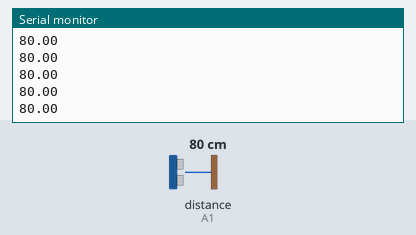
A sketch run on a simulated Arduino Uno, built with avr-gcc and run on an emulated ATmega328P. Shown: the last lines printed to the serial monitor. The test bench sets the inputs (shaded band); at power-on: distance to the obstacle (sensor on A1) 80 cm.

Above: at 1.2 s.
1.3 s: distance to the obstacle (sensor on A1) set to 2 cm
At 2.4 s:
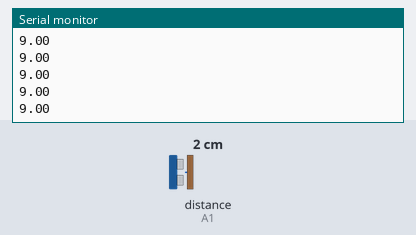
2.8 s: distance to the obstacle (sensor on A1) set to 18 cm
At 3.6 s:
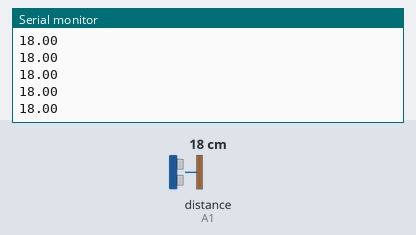
Timing chart, 0 to 5.8 s (numbered marks = the images above; inputs shaded):
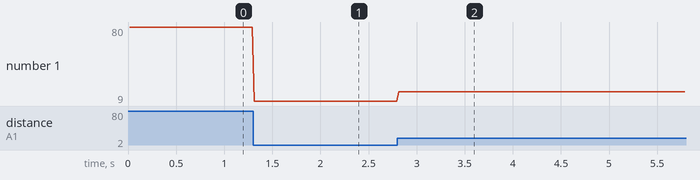

The sketch:

Sensor_check.ino
```cpp
#include "SharpIR.h"

/*
 * This Arduino code is meant to complete MDP assessment checklist A.3 "Sensors calibrated to correctly return distance to obstacle."
 *
 * Description:
 * Using either any combination of IR and/or ultrasonic sensors, demonstrate that
 * you can correctly return the distance to two targets (obstacle blocks) selected by
 * your supervisor.
 * The first target will be placed between 30-50cm away, and the second target
 * will be placed between 50-70 cm away. Your range readings must be accurate
 * to within +/- 6%.
 *
 * Experiment conditions:
 * 1. All measurements are done with the ion battery turned on, turning it on and off has an actual effect to the readings
 * 2. Distance measured is between the obstacle and cross section of the side of the robot that is on a straight line to the sensor.
 * 3. For long sensor, calibration was done starting from 30cm to 70cm
 * 4. For short sensor, calibration was done starting from 20cm to 30cm
 */
SharpIR ps1_short_Front_Left(SharpIR:: GP2Y0A21YK0F, A0);
SharpIR ps2_short_Back_Left(SharpIR:: GP2Y0A21YK0F, A1);
SharpIR ps3_short_Left(SharpIR:: GP2Y0A21YK0F, A2);
SharpIR ps4_short_Front_Right(SharpIR:: GP2Y0A21YK0F, A3);
SharpIR ps5_long(SharpIR:: GP2Y0A02YK0F, A4);
SharpIR ps6_short_Right(SharpIR:: GP2Y0A21YK0F, A5);

int samplesize;
double distance;
double result;
int offset;

void setup() {
  Serial.begin(9600);

  samplesize = 0;
  distance = 0;
  result = 0;
  offset = 0;
}

void loop() {

  /* ps1 does not work as intended
   * sensor at the back work instead -
   * sensor at the back work on both ps1_short_Front_Left.getDistance & ps2_short_Back_Left.getDistance()
   */
  distance = ps2_short_Back_Left.getDistance();
  Serial.println(distance);


  //ps2_SBL();
  //ps3_SL();
  //ps4_SFR();
  //ps5();
  //ps6_SR();
  delay(1);
}

void ps5(){
  distance += ps5_long.getDistance();
  samplesize ++;
  if(samplesize == 1000){
    result = distance/1000;
    //70cm -> avg = 71 to 74, offset = -3, likely to fall short or exceed this range
    if(result > 72){
      offset = -3;
    }
    //68cm -> avg = 69.06 to 71.8, offset = -1.5, will rarely fall short or exceed this range,
    else if(result >= 68 && result < 72){
      offset = -1.5;
    }
    //65cm -> avg = 64 to 66, offset = 0, will rarely fall short or exceed this range, is unreliable from starting from this distance
    else if(result >= 64 && result < 68){
      offset = 0;
    }
    //63cm -> avg = 61.43 to 63.3, offset = 1
    else if(result >= 60 && result < 64){
      offset = 1;
    }
    //60cm -> avg = 55.9 to 58.3, offset = 3, will rarely fall short or exceed this range
    else if (result >= 54 && result < 60){
      offset = 3;
    }
    //56cm -> avg = 50.5 to 51.78, offset = 5
    else if (result >= 49 && result < 54){
      offset = 5;
    }
    //52cm -> avg = 46.1 to 47.1, offset = 6
    //46cm -> avg = 40.25 to 40.41, offset = 6
    else if (result >= 40 && result < 49){
      offset = 6;
    }
    //44cm -> avg = 38.45 to 38.57, offset = 5.5
    else if (result >= 38 && result < 40){
      offset = 5.5;
    }
    //42cm -> avg = 36.78 to 36.92, offset = 5
    //40cm -> avg = 34.88 to 34.91, offset = 5
    else if (result >= 34 && result < 38){
      offset = 5;
    }
    //38cm -> avg = 32.9 to 32.94, offset = 6
    else if (result >= 32 && result < 34){
      offset = 6;
    }
    //36cm -> avg = 30.9 to 31.1, offset = 5
    else if (result >= 30 && result < 32){
      offset = 5;
    }
    //34cm -> avg = 29.3 to 29.45, offset = 4
    //33cm -> avg = 28.6 to 28.8, offset = 4
    //32cm -> avg = 27.74 to 27.9, offset = 4
    //30cm -> avg = 25.95 to 25.97, offset = 4
    else if (result < 30){
      offset = 4;
    }
    //20cm -> avg = 24
    Serial.println(result + offset);
    samplesize = 0;
    distance = 0;
  }
}

void ps4_SFR(){
  distance += ps4_short_Front_Right.getDistance();
  samplesize ++ ;
  if(samplesize == 1000){
    result = distance/1000;
    samplesize = 0;
    //70cm -> avg = 79 to 81
    if(result > 79){
      offset = -10;
    }
    else if (result >= 77 && result < 79) {
      offset = -11;
    }
    //60cm -> avg = 70 to 76, higher freqency of 72
    else if (result >= 69 && result < 77){
      offset = -12;
    }
    //55cm -> avg = 66 to 69
    else if (result >= 62 && result < 69){
      offset = -11;
    }
    //Need to use wide obstacle
    //50cm -> avg = 59.7 to 60.7
    else if (result >= 59 && result < 62){
      offset = -10;
    }
    //45cm -> avg = 56 to 56.9
    else if (result >= 55 && result < 59){
      offset = -12;
    }
    //40cm -> avg = 49.8 to 50.1
    else if (result >= 47 && result < 55){
      offset = -10;
    }
    //37cm -> avg = 44.6 to 45.6
    else if (result >= 43 && result < 47){
      offset = -8.5;
    }
    //35cm -> avg = 41.8 to 42.1
    else if (result >= 40 && result < 43){
      offset = -7;
    }
    //30cm -> avg = 35.8 to 35.9
    else if (result >= 33 && result < 40){
      offset = -6;
    }
    //27cm -> avg = 31.8 to 31.9
    //24cm -> avg = 28.8 to 28.9
    else if (result >= 24 && result < 33){
      offset = -5;
    }
    //20cm -> avg = 23.9 to 24
    else if (result >= 14 && result < 24){
      offset = -4;
    }
    //10cm -> avg = 13
    else if (result < 14){
      offset = -3;
    }
    Serial.println(result + offset);
    distance = 0;
  }
}

void ps6_SR(){
  distance += ps6_short_Right.getDistance();
  samplesize ++ ;
  if(samplesize == 1000){
    result = distance/1000;
    samplesize = 0;

    /* Above 25cm is not reliable
     * Only showed a new range when using an obstacle with a much bigger surface area
     * Does not to return a solid range of values, might be due to the way the sensor is installed
    */

    //25cm -> avg = 20.7 to 21.6, high freg of 21.5, offset = +4
    if (result >= 20){
      offset = 4;
    }
    //22.5cm -> avg = 19.49 to 19.65, offset = +3
    //21cm -> avg = 19 to 19.32, offset = +2
    else if (result >= 19 && result < 20){
      offset = 2.5;
    }
    //20cm -> avg = 18.5 to 18.8, offset = +1
    else if (result >= 18 && result < 19){
      offset = 1;
    }
    //15cm -> avg = 15.48 to 15.53
    else if (result < 18){
      offset = 0;
    }

    Serial.println(result + offset);
    distance = 0;
  }
}

void ps3_SL(){
  distance += ps3_short_Left.getDistance();
  samplesize ++ ;
  if(samplesize == 1000){
    result = distance/1000;
    samplesize = 0;

    //50cm -> avg = 38.3 to 38.7, offset = +11
    //45cm -> avg = 34.72 to 36.31, offset = +10
    //42.5cm -> avg = 32.8 to 33.2

    //Not reliable from 40cm onwards,
    //40cm -> avg = 31.96 to 33.44, high freq of 32 and 33, offset = +6
    //37cm -> avg = 30.77 to 30.81, offset = +6
    if(result >= 30.5){
      offset = 6;
    }
    //35cm -> avg = 29.7 to 29.89, offset = +5
    else if (result >= 29.5 && result < 30.5){
      offset = 5;
    }
    //33.5cm -> avg = 29.17 to 29.20, offset =+4
    //32.5cm -> avg = 28.46 to 28.51, offst = +4
    //30cm -> avg = 25 to 26.1, offset = +4
    else if (result >= 26 && result < 29.5){
      offset = 4;
    }
    //28cm -> avg = 24.34 to 25.2, offset = +3
    //Need to use wide obstacle
    else if (result >= 23 && result < 26){
      offset = 2.5;
    }
    //25cm -> avg = 22.2 to 22.77, offset = +2
    else if (result >= 21 && result < 23){
      offset = 2;
    }
    //20cm -> avg = 20.38 to 20.57, offset = 0
    else if (result < 21){
      offset = 0;
    }

    Serial.println(result + offset);
    distance = 0;
  }
}

void ps2_SBL(){
  distance +=  ps2_short_Back_Left.getDistance();
  samplesize ++ ;
  if(samplesize == 1000){
    result = distance/1000;
    samplesize = 0;

    //40cm -> avg = 44 to 48, offset = -6
    //35cm -> avg = 40 to 42, offset = -6, **Need to use wider obstacle and not reliable from here
    //30cm -> avg = 35.45 to 36.10, offset = -6

    //29cm -> avg = 34.99 to 35.60, offset = -6
    //28cm -> avg = 34.49 to 35.09, offset = -7
    //Need to use wide obstacle

    //27cm -> avg = 33.19 to 33.71, offset = -7
    //26cm -> avg = 31.95 to 32.22, offset = -6
    //25cm -> avg = 31.47 to 31.75, offset = -7

    //20cm -> avg = 25.43 to 25.55, offset = -6

    offset = -6;
    Serial.println(result + offset);
    distance = 0;
  }
}
```

Measured:
- after the input at 1.3 s, the serial monitor: prints a new line at once (image 1)
- after the input at 2.8 s, the serial monitor: prints a new line at once (image 2)
- plotted number 1: 80 → 9 after the input at 1.3 s, 9 → 18 after the input at 2.8 s
